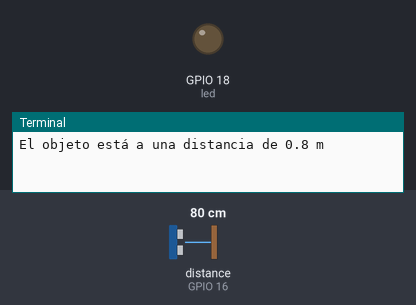
Simulated run of this program. Board: Raspberry Pi (BCM pin numbers). On the bench: output pins drawn as LEDs (lit = HIGH), the last lines printed to the terminal. The inputs (shaded band) are chosen by the test bench; at power-on: distance to the obstacle (sensor on GPIO 16) 80 cm. The echo pulse lasts 58.3 µs per cm.

Above: at 1.2 s.
1.3 s: distance to the obstacle (sensor on GPIO 16) set to 11 cm
3.9 s: distance to the obstacle (sensor on GPIO 16) set to 8 cm
At 5.1 s:
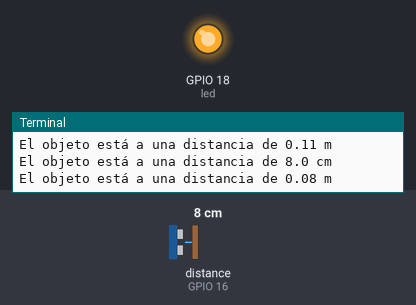
5.9 s: distance to the obstacle (sensor on GPIO 16) set to 18 cm
At 7.6 s:
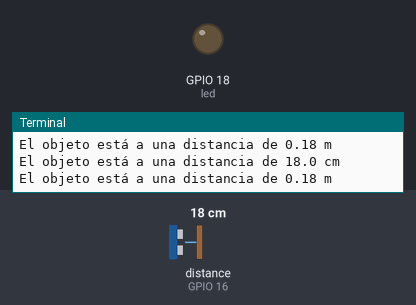
7.9 s: distance to the obstacle (sensor on GPIO 16) set to 2 cm
At 9.4 s:
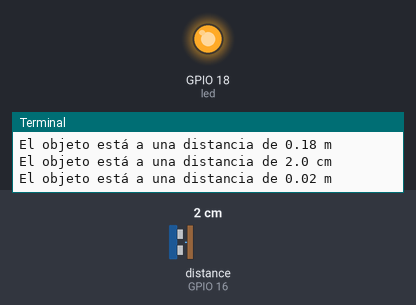
Timing chart, 0 to 10.9 s (numbered marks = the images above; inputs shaded):
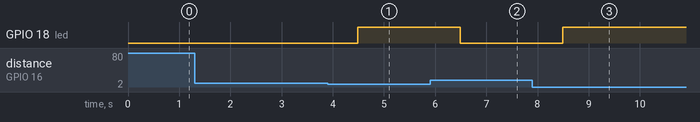

The program:

ultrasonico.py
```python
from gpiozero import DistanceSensor, LED
from time import sleep

#La máxima distancia que puedemos detectar en nuestra raspberry es de 1m
sensorUltrasonico = DistanceSensor(echo=16 , trigger=12)#ECHO -->  23 | TRIGGER --> 24

def conversionCm(sensorUltrasonicoMetros):
    centimetros = (sensorUltrasonicoMetros * 100)#coversión de metros a cm
    centimetrosRedondeo = round(centimetros, 3) #redondeo a 3 decimales
    return centimetrosRedondeo

led = LED(18)

while True:
    if __name__ == '__main__':
        print('El objeto está a una distancia de {} m'.format(sensorUltrasonico.distance))
        sleep(1)

        """TODO --> Añadir la función para poder convertir la distancia a cm y redondear a 3 decimales"""

        distanciaCm = conversionCm(sensorUltrasonico.distance)
        print('El objeto está a una distancia de {} cm'.format(distanciaCm))

        """TODO --> Crear una alarma ya sea con un led o un buzzer, el activador será:
        si el sensor ultrasónico detecta un objeto a menos de 10 cm """

        if distanciaCm < 10:
            led.on()
        else:
            led.off()
```

Measured:
- the behaviour switches between 10 and 9 cm on distance to the obstacle (sensor on GPIO 16) (found by bisection; images 0 and 1)
- after the input at 3.9 s, GPIO 18 (led): LOW → HIGH after 0.58 s
- after the input at 5.9 s, GPIO 18 (led): HIGH → LOW after 0.59 s
- after the input at 7.9 s, GPIO 18 (led): LOW → HIGH after 0.59 s
